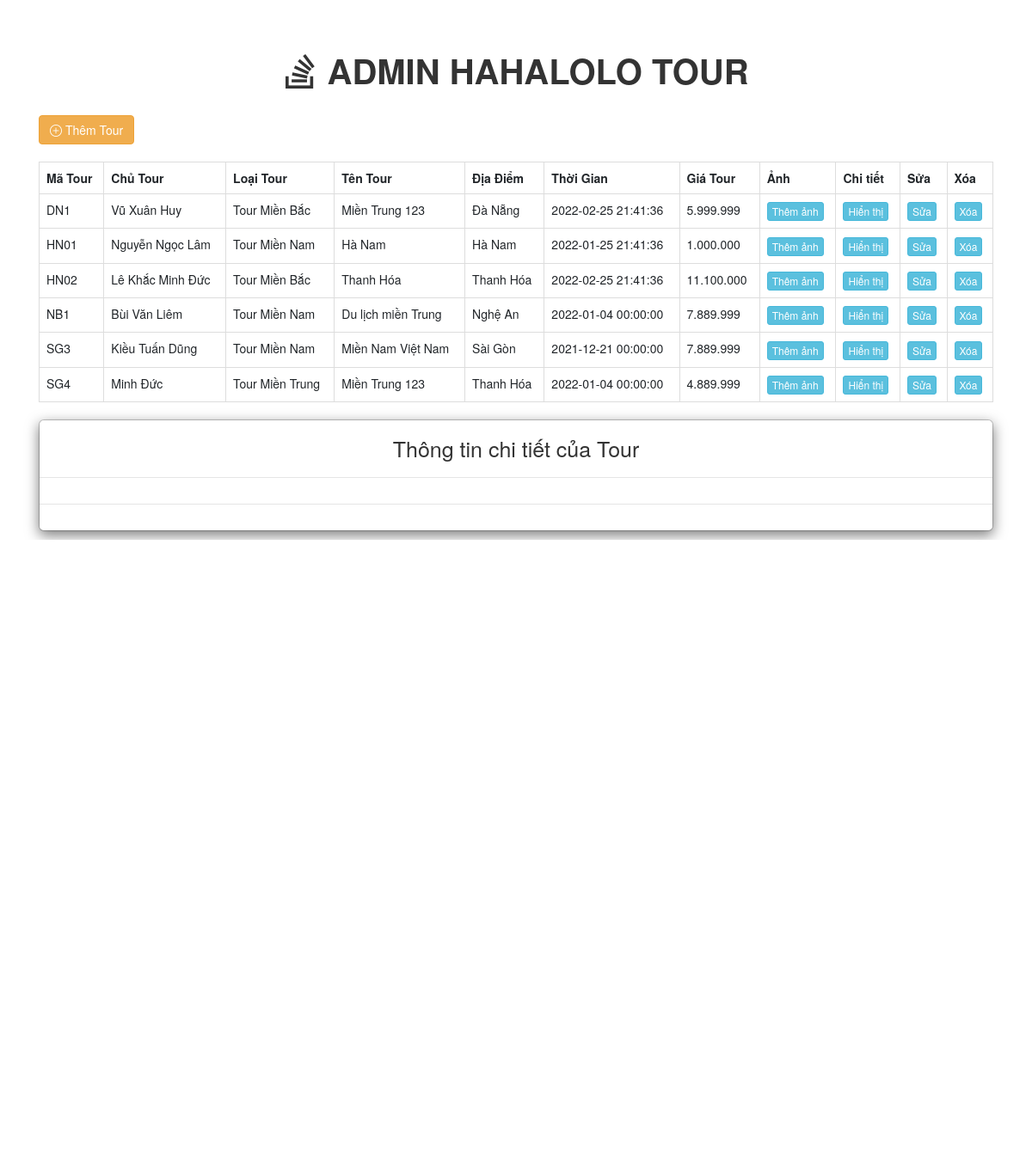
Screenshot of /Crud/index.php with the database file from the repository.
### tables this page shows
CREATE TABLE `db_thongtintour` (
  `ma_tour` varchar(255) NOT NULL,
  `chu_tour` varchar(255) NOT NULL,
  `loai_tour` varchar(255) NOT NULL,
  `ten_tour` varchar(255) NOT NULL,
  `dia_diem` varchar(255) NOT NULL,
  `thoi_gian` datetime NOT NULL,
  `gia_tour` char(15) NOT NULL,
  `mo_ta` text DEFAULT NULL
);

### Crud/index.php (the view, shortened to what this page needs)
<?php
    $connect = mysqli_connect("localhost", "root", "", "hahalolo_tour");
    $query = "SELECT * FROM db_thongtintour ORDER BY ma_tour ASC";
    $result = mysqli_query($connect, $query);
    ?>
<!DOCTYPE html>
<html>
<head>
     <link href="https://cdn.jsdelivr.net/npm/bootstrap@5.0.2/dist/css/bootstrap.min.css" rel="stylesheet">
     <link rel="stylesheet" href="https://maxcdn.bootstrapcdn.com/bootstrap/3.3.6/css/bootstrap.min.css" />
     <link rel="stylesheet" href="https://cdn.jsdelivr.net/npm/bootstrap-icons@1.7.2/font/bootstrap-icons.css">
</head>
<body>
     <br /><br />
     <div class="container">
          <h3 class="text-center " style="font-size: 40px; font-weight: 700;"> <i class="bi bi-stack-overflow"></i> ADMIN HAHALOLO TOUR</h3>
          <br />
          <div class="table-responsive">
               <div class="right">
                    <button type="button" name="add" id="add" data-toggle="modal" data-target="#add_data_Modal" class="btn btn-warning"><i class="bi bi-plus-circle"></i> Thêm Tour</button>
               </div>
               <br />
               <div id="employee_table">
                    <table class="table table-bordered">
                         <tr>
                              <th>Mã Tour</th>
                              <th>Chủ Tour</th>
                              <th>Loại Tour</th>
                              <th>Tên Tour</th>
                              <th>Địa Điểm</th>
                              <th>Thời Gian</th>
                              <th>Giá Tour</th>
                              <th>Ảnh</th>
                              <th>Chi tiết</th>
                              <th>Sửa</th>
                              <th>Xóa</th>
                         </tr>
                         <?php
                             while ($row = mysqli_fetch_array($result)) {
                             ?>
                              <tr>
                                   <td><?php echo $row["ma_tour"]; ?></td>
                                   <td><?php echo $row["chu_tour"]; ?></td>
                                   <td><?php echo $row["loai_tour"]; ?></td>
                                   <td><?php echo $row["ten_tour"]; ?></td>
                                   <td><?php echo $row["dia_diem"]; ?></td>
                                   <td><?php echo $row["thoi_gian"]; ?></td>
                                   <td><?php echo $row["gia_tour"]; ?></td>
                                   <td><button type="button" class="btn btn-info btn-xs" data-toggle="modal" data-target="#exampleModal" data-whatever="@getbootstrap">Thêm ảnh</button></td>
                                   <td><input type="button" name="view" value="Hiển thị" id="<?php echo $row["ma_tour"]; ?>" class="btn btn-info btn-xs view_data" /></td>
                                   <td><input type="button" name="edit" value="Sửa" id="<?php echo $row["ma_tour"]; ?>" class="btn btn-info btn-xs edit_data" /></td>
                                   <td><input type="submit" name="delete" value="Xóa" id="<?php echo $row["ma_tour"]; ?>" class="btn btn-info btn-xs delete_data" /></td>
                              </tr>
                         <?php
                             }
                             ?>
                    </table>
               </div>
          </div>
     </div>
     <div class="container">
          <div id="" class="">
               <div class="">
                    <div class="modal-content">
                         <div class="modal-header">
                              <h4 class="modal-title fs-1">Thông tin chi tiết của Tour</h4>
                         </div>
                         <div class="modal-body" id="employee_detail">
                         </div>
                         <div class="modal-footer">
                         </div>
                    </div>
               </div>
          </div>
     </div>
     <div class="carousel slide" data-bs-ride="carousel" style="margin-top: 10px;">
          <div class="carousel-inner">
               <div class="carousel-item active" data-bs-interval="10000">
                    <img src="./img/no-img.png" class="d-block w-100" alt="...">
               </div>
          </div>
          <button class="carousel-control-prev" type="button" data-bs-target="#carouselExampleInterval" data-bs-slide="prev">
               <span class="carousel-control-prev-icon" aria-hidden="true"></span>
          </button>
          <button class="carousel-control-next" type="button" data-bs-target="#carouselExampleInterval" data-bs-slide="next">
               <span class="carousel-control-next-icon" aria-hidden="true"></span>
          </button>
     </div>
</body>
</html>

### rows the page displays
db_thongtintour: ma_tour "DN1", chu_tour "Vũ Xuân Huy", loai_tour "Tour Miền Bắc", ten_tour "Miền Trung 123", dia_diem "Đà Nẵng", thoi_gian "2022-02-25 21:41:36", gia_tour "5.999.999"
db_thongtintour: ma_tour "HN01", chu_tour "Nguyễn Ngọc Lâm", loai_tour "Tour Miền Nam", ten_tour "Hà Nam", dia_diem "Hà Nam", thoi_gian "2022-01-25 21:41:36", gia_tour "1.000.000"
db_thongtintour: ma_tour "HN02", chu_tour "Lê Khắc Minh Đức", loai_tour "Tour Miền Bắc", ten_tour "Thanh Hóa", dia_diem "Thanh Hóa", thoi_gian "2022-02-25 21:41:36", gia_tour "11.100.000"
db_thongtintour: ma_tour "NB1", chu_tour "Bùi Văn Liêm", loai_tour "Tour Miền Nam", ten_tour "Du lịch miền Trung", dia_diem "Nghệ An", thoi_gian "2022-01-04 00:00:00", gia_tour "7.889.999"
db_thongtintour: ma_tour "SG3", chu_tour "Kiều Tuấn Dũng", loai_tour "Tour Miền Nam", ten_tour "Miền Nam Việt Nam", dia_diem "Sài Gòn", thoi_gian "2021-12-21 00:00:00", gia_tour "7.889.999"
db_thongtintour: ma_tour "SG4", chu_tour "Minh Đức", loai_tour "Tour Miền Trung", ten_tour "Miền Trung 123", dia_diem "Thanh Hóa", thoi_gian "2022-01-04 00:00:00", gia_tour "4.889.999"
